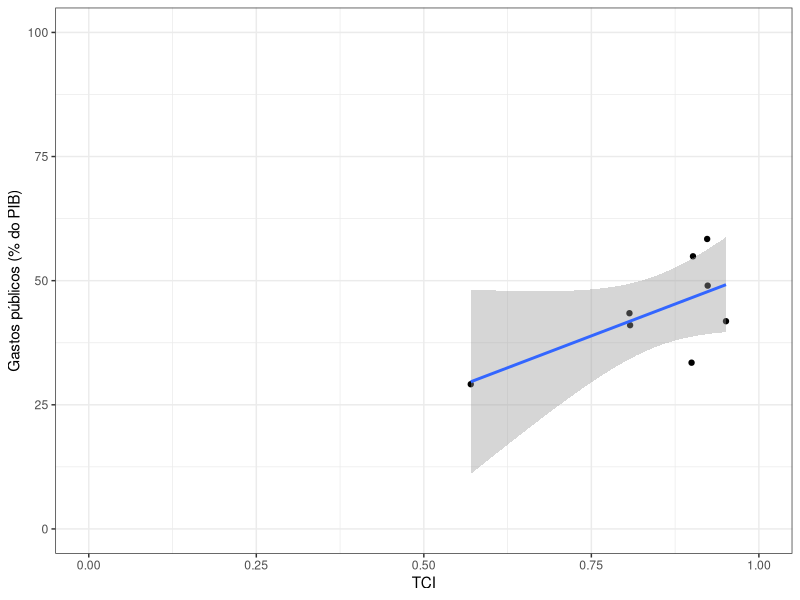

R code for this plot:
library(tidyverse)
library(readxl)

egdi <- read.csv('EGOV_DATA_2024.csv') %>% 
    select(Country.Name, Telecommunication.Infrastructure.Index) %>%
    arrange(Country.Name)

gastos_publicos <- read_excel('imf_government_expenditure.xls') %>% 
    arrange(Country)

setdiff(gastos_publicos$Country, egdi$Country.Name)

gastos_publicos <- gastos_publicos %>% 
    mutate(Country = case_when(
        Country == 'Vietnam' ~ 'Viet Nam',
        Country == 'Georgia' ~ 'Georgia (Country)',
        Country == 'China, People\'s Republic of' ~ 'China',
        Country == 'China, People\'s Republic of' ~ 'China',
        Country == 'Republic of Congo' ~ 'Congo',
        Country == 'Türkiye, Republic of' ~ 'Türkiye',
        Country == "Micronesia, Fed. States of" ~ "Micronesia (Federated States of)",
        Country == "United States" ~ "United States of America",
        Country == "United Kingdom" ~ "United Kingdom of Great Britain and Northern Ireland",
        Country == "Tanzania" ~ "United Republic of Tanzania",
        Country == "Slovak Republic" ~ "Slovakia",
        Country == "Moldova" ~ "Republic of Moldova",
        Country == "Kyrgyz Republic" ~ "Kyrgyzstan",
        Country == "Korea, Republic of" ~ "Republic of Korea",
        Country == "Iran" ~ "Iran (Islamic Republic of)",
        TRUE ~ Country
    ))

setdiff(gastos_publicos$Country, egdi$Country.Name)

gastos_publicos <- gastos_publicos %>%
    filter(Country %in% egdi$Country.Name)

egdi <- egdi %>%
    filter(Country.Name %in% gastos_publicos$Country)

df <- data.frame(
    egdi = egdi$Telecommunication.Infrastructure.Index,
    gastos_publicos = gastos_publicos$Percentage
)

ggplot(df, aes(egdi, gastos_publicos)) +
    geom_point() +
    geom_smooth(method = 'lm') +
    coord_cartesian(ylim = c(0, 100), xlim = c(0, 1)) +
    labs(
        x = 'TCI',
        y = 'Gastos públicos (% do PIB)'
    ) +
    theme_bw()
